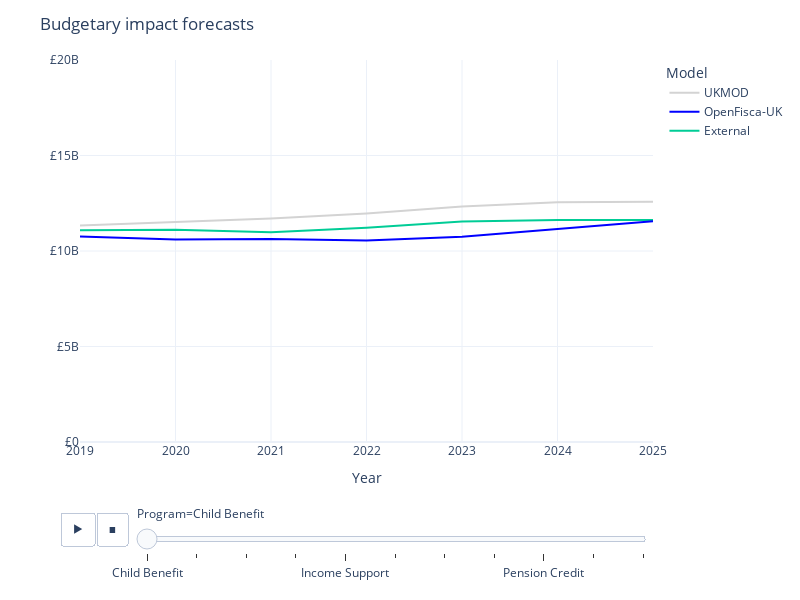

Notebook source saved alongside this figure:
### Markdown cell above
### Forecast comparison

### Code cell
def table_to_model_comparison(table):
    df = table.reset_index()
    df.columns = ["Model", "Year"] + list(table.columns)
    return (
        pd.melt(df, id_vars=["Year", "Model"])
        .pivot(index=["Year", "variable"], columns="Model", values="value")
        .reset_index()
        .rename(columns=dict(variable="Program"))
    )


def tables_to_model_comparisons(tables):
    dfs = []
    for key, table in tables.items():
        df = table_to_model_comparison(table)
        df = df.rename(
            columns={
                column: f"{column} {key}"
                if key != "" and column not in ("Year", "Model", "Program")
                else column
                for column in df.columns
            }
        )
        dfs.append(df)
    df = pd.concat(dfs, axis=1)
    df = df.loc[:, ~df.columns.duplicated()]
    return df


def model_forecast_chart(table, title=None, currency=True):
    hovertemplate = ""
    df = table_to_model_comparison(table)
    fig = (
        px.line(
            df,
            animation_frame="Program",
            x="Year",
            y=[EXTERNAL, OPENFISCA_UK, UKMOD],
            color_discrete_map={
                OPENFISCA_UK: "blue",
                UKMOD: "lightgrey",
            },
        )
        .update_layout(
            width=800,
            height=600,
            yaxis_tickprefix="£" if currency else "",
            title=title,
            template="plotly_white",
            legend_title="Model",
            yaxis_title="",
            yaxis_range=(0, 20e9) if currency else (0, 10e6),
            legend_traceorder="reversed",
        )
        .update_traces(hovertemplate=hovertemplate)
    )
    for frame in fig.frames:
        for data in frame.data:
            data.hovertemplate = hovertemplate
    return fig


model_forecast_chart(
    model_validation_table(budgetary_impact, divisor=1, decimals=1),
    title="Budgetary impact forecasts",
)

### Figure 1 — Plotly figure (JSON) as saved in the notebook; plotly's stock layout.template omitted (floating-point values rounded to 4 significant figures)
{"data": [{"hovertemplate": "", "legendgroup": "External", "line": {"color": "#00cc96", "dash": "solid"}, "marker": {"symbol": "circle"}, "mode": "lines", "name": "External", "orientation": "h", "showlegend": true, "type": "scatter", "x": [2019, 2020, 2021, 2022, 2023, 2024, 2025], "xaxis": "x", "y": [11081000000, 11116000000, 10981000000, 11213000000, 11546000000, 11626000000, 11627000000], "yaxis": "y"}, {"hovertemplate": "", "legendgroup": "OpenFisca-UK", "line": {"color": "blue", "dash": "solid"}, "marker": {"symbol": "circle"}, "mode": "lines", "name": "OpenFisca-UK", "orientation": "h", "showlegend": true, "type": "scatter", "x": [2019, 2020, 2021, 2022, 2023, 2024, 2025], "xaxis": "x", "y": [10760000000.0, 10600000000.0, 10630000000.0, 10550000000.0, 10750000000.0, 11140000000.0, 11550000000.0], "yaxis": "y"}, {"hovertemplate": "", "legendgroup": "UKMOD", "line": {"color": "lightgrey", "dash": "solid"}, "marker": {"symbol": "circle"}, "mode": "lines", "name": "UKMOD", "orientation": "h", "showlegend": true, "type": "scatter", "x": [2019, 2020, 2021, 2022, 2023, 2024, 2025], "xaxis": "x", "y": [11340000000, 11539000000, 11703000000, 11963000000, 12331000000, 12547000000, 12579000000], "yaxis": "y"}], "layout": {"height": 600, "legend": {"title": {"text": "Model"}, "tracegroupgap": 0, "traceorder": "reversed"}, "margin": {"t": 60}, "sliders": [{"active": 0, "currentvalue": {"prefix": "Program="}, "len": 0.9, "pad": {"b": 10, "t": 60}, "steps": [{"args": [["Child Benefit"], {"frame": {"duration": 0, "redraw": false}, "fromcurrent": true, "mode": "immediate", "transition": {"duration": 0, "easing": "linear"}}], "label": "Child Benefit", "method": "animate"}, {"args": [["Child Tax Credit"], {"frame": {"duration": 0, "redraw": false}, "fromcurrent": true, "mode": "immediate", "transition": {"duration": 0, "easing": "linear"}}], "label": "Child Tax Credit", "method": "animate"}, {"args": [["ESA (income-based)"], {"frame": {"duration": 0, "redraw": false}, "fromcurrent": true, "mode": "immediate", "transition": {"duration": 0, "easing": "linear"}}], "label": "ESA (income-based)", "method": "animate"}, {"args": [["Housing Benefit"], {"frame": {"duration": 0, "redraw": false}, "fromcurrent": true, "mode": "immediate", "transition": {"duration": 0, "easing": "linear"}}], "label": "Housing Benefit", "method": "animate"}, {"args": [["Income Support"], {"frame": {"duration": 0, "redraw": false}, "fromcurrent": true, "mode": "immediate", "transition": {"duration": 0, "easing": "linear"}}], "label": "Income Support", "method": "animate"}, {"args": [["Income Tax"], {"frame": {"duration": 0, "redraw": false}, "fromcurrent": true, "mode": "immediate", "transition": {"duration": 0, "easing": "linear"}}], "label": "Income Tax", "method": "animate"}, {"args": [["JSA (income-based)"], {"frame": {"duration": 0, "redraw": false}, "fromcurrent": true, "mode": "immediate", "transition": {"duration": 0, "easing": "linear"}}], "label": "JSA (income-based)", "method": "animate"}, {"args": [["National Insurance (total)"], {"frame": {"duration": 0, "redraw": false}, "fromcurrent": true, "mode": "immediate", "transition": {"duration": 0, "easing": "linear"}}], "label": "National Insurance (total)", "method": "animate"}, {"args": [["Pension Credit"], {"frame": {"duration": 0, "redraw": false}, "fromcurrent": true, "mode": "immediate", "transition": {"duration": 0, "easing": "linear"}}], "label": "Pension Credit", "method": "animate"}, {"args": [["Universal Credit"], {"frame": {"duration": 0, "redraw": false}, "fromcurrent": true, "mode": "immediate", "transition": {"duration": 0, "easing": "linear"}}], "label": "Universal Credit", "method": "animate"}, {"args": [["Working Tax Credit"], {"frame": {"duration": 0, "redraw": false}, "fromcurrent": true, "mode": "immediate", "transition": {"duration": 0, "easing": "linear"}}], "label": "Working Tax Credit", "method": "animate"}], "x": 0.1, "xanchor": "left", "y": 0, "yanchor": "top"}], "title": {"text": "Budgetary impact forecasts"}, "updatemenus": [{"buttons": [{"args": [null, {"frame": {"duration": 500, "redraw": false}, "fromcurrent": true, "mode": "immediate", "transition": {"duration": 500, "easing": "linear"}}], "label": "&#9654;", "method": "animate"}, {"args": [[null], {"frame": {"duration": 0, "redraw": false}, "fromcurrent": true, "mode": "immediate", "transition": {"duration": 0, "easing": "linear"}}], "label": "&#9724;", "method": "animate"}], "direction": "left", "pad": {"r": 10, "t": 70}, "showactive": false, "type": "buttons", "x": 0.1, "xanchor": "right", "y": 0, "yanchor": "top"}], "width": 800, "xaxis": {"anchor": "y", "autorange": true, "domain": [0, 1], "range": [2019, 2025], "title": {"text": "Year"}, "type": "linear"}, "yaxis": {"anchor": "x", "domain": [0, 1], "range": [0, 20000000000], "tickprefix": "£", "title": {"text": ""}, "type": "linear"}}}
